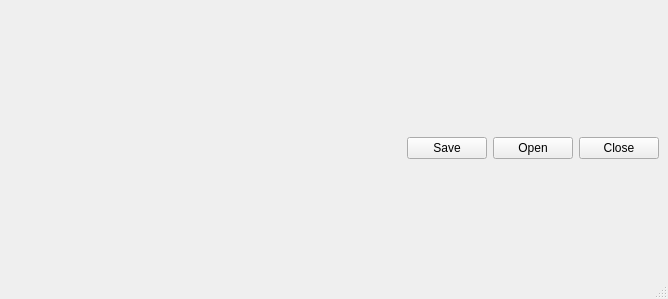
<?xml version="1.0" encoding="UTF-8"?>
<ui version="4.0">
 <class>MainWindow</class>
 <widget class="QMainWindow" name="MainWindow">
  <property name="geometry">
   <rect>
    <x>0</x>
    <y>0</y>
    <width>668</width>
    <height>299</height>
   </rect>
  </property>
  <property name="windowTitle">
   <string>Tasks</string>
  </property>
  <widget class="QWidget" name="centralwidget">
   <layout class="QVBoxLayout" name="verticalLayout">
    <item>
     <layout class="QHBoxLayout" name="sdfdsf">
      <property name="spacing">
       <number>0</number>
      </property>
      <item>
       <layout class="QHBoxLayout" name="scrollerLayout">
        <property name="spacing">
         <number>2</number>
        </property>
       </layout>
      </item>
      <item>
       <layout class="QHBoxLayout" name="horizontalLayout_4">
        <property name="spacing">
         <number>0</number>
        </property>
        <item>
         <spacer name="horizontalSpacer_2">
          <property name="orientation">
           <enum>Qt::Horizontal</enum>
          </property>
          <property name="sizeHint" stdset="0">
           <size>
            <width>40</width>
            <height>20</height>
           </size>
          </property>
         </spacer>
        </item>
       </layout>
      </item>
     </layout>
    </item>
    <item>
     <layout class="QHBoxLayout" name="horizontalLayout">
      <item>
       <spacer name="horizontalSpacer">
        <property name="orientation">
         <enum>Qt::Horizontal</enum>
        </property>
        <property name="sizeHint" stdset="0">
         <size>
          <width>40</width>
          <height>20</height>
         </size>
        </property>
       </spacer>
      </item>
      <item>
       <widget class="QPushButton" name="saveButton">
        <property name="sizePolicy">
         <sizepolicy hsizetype="Preferred" vsizetype="Fixed">
          <horstretch>0</horstretch>
          <verstretch>0</verstretch>
         </sizepolicy>
        </property>
        <property name="minimumSize">
         <size>
          <width>75</width>
          <height>0</height>
         </size>
        </property>
        <property name="text">
         <string>Save</string>
        </property>
       </widget>
      </item>
      <item>
       <widget class="QPushButton" name="openButton">
        <property name="sizePolicy">
         <sizepolicy hsizetype="Fixed" vsizetype="Fixed">
          <horstretch>75</horstretch>
          <verstretch>0</verstretch>
         </sizepolicy>
        </property>
        <property name="minimumSize">
         <size>
          <width>75</width>
          <height>0</height>
         </size>
        </property>
        <property name="text">
         <string>Open</string>
        </property>
       </widget>
      </item>
      <item>
       <widget class="QPushButton" name="closeButton">
        <property name="sizePolicy">
         <sizepolicy hsizetype="Fixed" vsizetype="Fixed">
          <horstretch>75</horstretch>
          <verstretch>0</verstretch>
         </sizepolicy>
        </property>
        <property name="minimumSize">
         <size>
          <width>75</width>
          <height>0</height>
         </size>
        </property>
        <property name="text">
         <string>Close</string>
        </property>
       </widget>
      </item>
     </layout>
    </item>
   </layout>
  </widget>
  <widget class="QMenuBar" name="menubar">
   <property name="geometry">
    <rect>
     <x>0</x>
     <y>0</y>
     <width>668</width>
     <height>21</height>
    </rect>
   </property>
  </widget>
  <widget class="QStatusBar" name="statusbar"/>
 </widget>
 <resources/>
 <connections/>
</ui>
